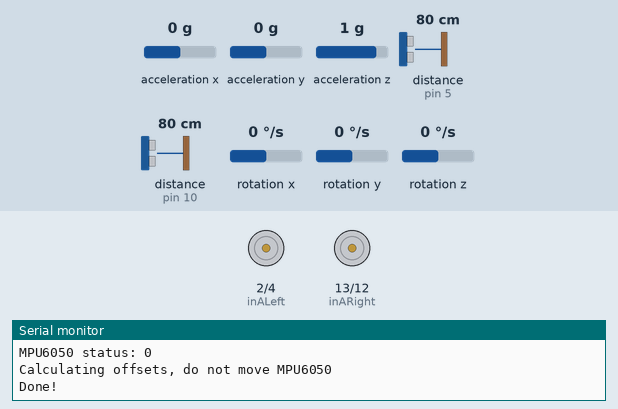
This sketch was run on a simulated Arduino Uno, built with avr-gcc and run on an emulated ATmega328P. Parts: motor-driver pin pairs drawn as motors (green arrow = first pin HIGH = forward, orange = second pin HIGH = backward, longer = more drive, scaled by the enable pin), the last lines printed to the serial monitor. Wiring (inferred from the names in the program): 2 × ultrasonic range finder: trigger pin 6, echo pin 5 / trigger pin 9, echo pin 10. The test bench sets the inputs (shaded band); at power-on: distance to the obstacle (sensors on pin 10, pin 5) 80 cm, rotation z 0 °/s, acceleration x 0 g, acceleration y 0 g, acceleration z 1 g, rotation x 0 °/s, rotation y 0 °/s. The echo pulse lasts 58.3 µs per cm.

Above: at 3.2 s.
3.3 s: distance to the obstacle (sensor on pin 10) set to 250 cm
6.3 s: rotation z set to 36 °/s
At 8.0 s:
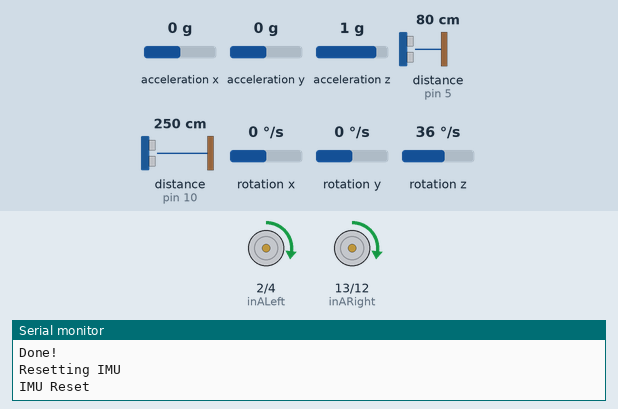
9.3 s: rotation z set to 44 °/s
At 16.7 s:
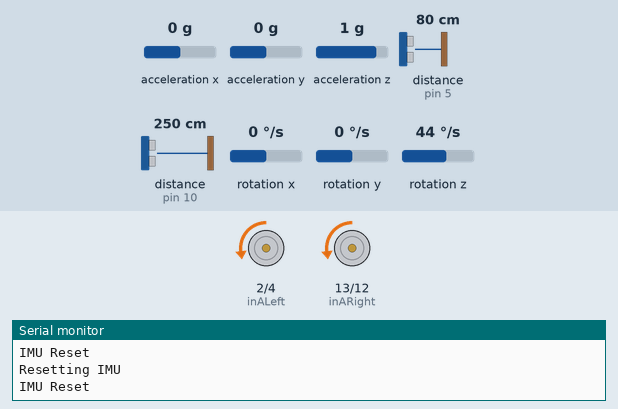
Timing chart, 0 to 17.0 s (numbered marks = the images above; inputs shaded):
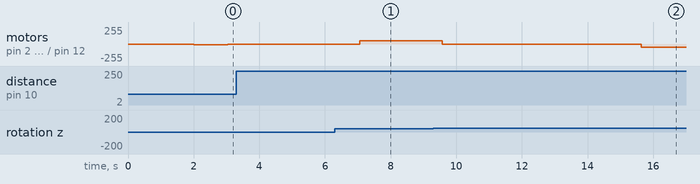

Measured:
- the behaviour switches between 41 and 42 °/s on rotation z (found by bisection; images 1 and 2)

The sketch:

Robot_Code_copy_20230317105936.ino
```cpp
// #include <FiniteStateMachine.h>
#include "Wire.h"
#include <MPU6050_light.h>
MPU6050 mpu(Wire);

//define states and working functions
//motor states
// State STOP = State(stop);
// State WALL_APPROACH = State(wall_approach);
// State WALL_ENGAGE = State(wall_engage);
// State WALL_UP = State(wall_up);
// State WALL_DOWN = State(wall_down);
// State WALL_DISENGAGE = State(wall_disengage);
// State BASE_SEARCH = State(base_search);
// State BASE_FOUND = State(base_found);

//initiate state machine
// FSM Motor = FSM(STOP);

//Define Ultrasonic Pins
const int echoPinLeft = 5;
const int trigPinLeft = 6;
const int trigPinRight = 9;
const int echoPinRight = 10;

//Define Motor Pins
const int inALeft = 2;
const int inBLeft = 4;
const int pwmLeft = 3;
const int inARight = 13;
const int inBRight = 12;
const int pwmRight = 11;

//constants
const int wallToRamp = 151;
const int courseWidth = 248;
const int courseHeight = 220;
const float halfWallToRamp = 75.5;
const float offset = 14.5;
const int currentState = "BASE_SEARCH";

bool inState;

void setup() {
  inState = false;

  Serial.begin(9600);
  Wire.begin();
  byte status = mpu.begin();
  Serial.print(F("MPU6050 status: "));
  Serial.println(status);
  while (status != 0) { } // stop everything if could not connect to MPU6050
  Serial.println(F("Calculating offsets, do not move MPU6050"));
  delay(1000);
  mpu.calcOffsets(); // gyro and accelero
  Serial.println("Done!\n");

//Initialize Left Ultrasonic Sensor
  pinMode(trigPinLeft, OUTPUT);
  pinMode(echoPinLeft, INPUT);

//Initialize Right Ultrasonic Sensor
  pinMode(trigPinRight, OUTPUT);
  pinMode(echoPinRight, INPUT);

//Initialize Left Motor
  pinMode(inALeft, OUTPUT);
  pinMode(inBLeft, OUTPUT);
  pinMode(pwmLeft, OUTPUT);

//Initialize Right Motor
  pinMode(inARight, OUTPUT);
  pinMode(inBRight, OUTPUT);
  pinMode(pwmRight, OUTPUT);

// keep motors off initially
  digitalWrite(inALeft, LOW);
  digitalWrite(inBLeft, LOW);
  digitalWrite(inARight, LOW);
  digitalWrite(inBRight, LOW);
}


void loop(){

  if(inState == false){

    inState = true;

    // if(Motor.isInState(STOP)){
    //   Motor.transitionTo(WALL_APPROACH);
    // } else if(Motor.isInState(WALL_APPROACH)){
    //   Motor.transitionTo(WALL_ENGAGE);
    // } else if(Motor.isInState(WALL_ENGAGE)){
    //   Motor.transitionTo(WALL_UP);
    // } else if(Motor.isInState(WALL_UP)){
    //   Motor.transitionTo(WALL_DOWN);
    // } else if(Motor.isInState(WALL_DOWN){
    //   Motor.transitionTo(BASE_SEARCH);
    // }
    if(currentState == "BASE_SEARCH"){
      // Motor.transitionTo(BASE_FOUND);
      base_search();
    }


  }
}

double read_distance(int trigPin, int echoPin){
  long duration;
  double distance, totalDistance, averageDistance;

  for(int i = 0; i < 100; i++){
    digitalWrite(trigPin, LOW);

    delayMicroseconds(2);

    digitalWrite(trigPin, HIGH);

    delayMicroseconds(10);

    digitalWrite(trigPin, LOW);

    duration = pulseIn(echoPin, HIGH);

    distance = (duration * 0.034 / 2);

    totalDistance += distance;
  }

  averageDistance = totalDistance / 100;

  return averageDistance;
}

double average_distance(){
  return 1.0247 * ( read_distance(trigPinLeft, echoPinLeft) + read_distance(trigPinRight, echoPinRight) ) / 2;
}

void move_forward(int speed){
    analogWrite(pwmLeft, speed);
    analogWrite(pwmRight, speed);
    digitalWrite(inALeft, HIGH);
    digitalWrite(inBLeft, LOW);
    digitalWrite(inARight, HIGH);
    digitalWrite(inBRight, LOW);
}

void move_backward(int speed){
    analogWrite(pwmLeft, speed);
    analogWrite(pwmRight, speed);
    digitalWrite(inALeft, LOW);
    digitalWrite(inBLeft, HIGH);
    digitalWrite(inARight, LOW);
    digitalWrite(inBRight, HIGH);
}

void rotate_clockwise(){
    analogWrite(pwmLeft, 50);
    analogWrite(pwmRight, 50);
    digitalWrite(inALeft, HIGH);
    digitalWrite(inBLeft, LOW);
    digitalWrite(inARight, HIGH);
    digitalWrite(inBRight, LOW);
}

void rotate_counterclockwise(){
    analogWrite(pwmLeft, 50);
    analogWrite(pwmRight, 50);
    digitalWrite(inALeft, LOW);
    digitalWrite(inBLeft, HIGH);
    digitalWrite(inARight, LOW);
    digitalWrite(inBRight, HIGH);
}

void motor_stop(){
    analogWrite(pwmLeft, 0);
    analogWrite(pwmRight, 0);
    digitalWrite(inALeft, LOW);
    digitalWrite(inBLeft, LOW);
    digitalWrite(inARight, LOW);
    digitalWrite(inBRight, LOW);

}

// void straighten(){
//   if(read_distance(trigPinLeft, echoPinLeft) / read_distance(trigPinRight, echoPinRight) > (1 + /*RELATIVE ERROR */) || read_distance(trigPinLeft, echoPinLeft) / read_distance(trigPinRight, echoPinRight) < (1 - /*RELATIVE ERROR */)){
//       while(read_distance(trigPinLeft, echoPinLeft) / read_distance(trigPinRight, echoPinRight) > (1 + /*RELATIVE ERROR */) || read_distance(trigPinLeft, echoPinLeft) / read_distance(trigPinRight, echoPinRight) < (1 - /*RELATIVE ERROR */)){
//         if (read_distance(trigPinLeft, echoPinLeft) < read_distance(trigPinRight, echoPinRight)){
//           // decrease power in RM
//           int multiplier = read_distance(trigPinLeft, echoPinLeft) / read_distance(trigPinRight, echoPinRight);
//           analogWrite(pwmLeft, 100);
//           analogWrite(pwmRight, (multiplier*100));
//         }
//         else {
//           // decrease power in LM
//           int multiplier = read_distance(trigPinRight, echoPinRight) / read_distance(trigPinLeft, echoPinLeft);
//           analogWrite(pwmLeft, (multiplier*100));
//           analogWrite(pwmRight, 100);
//         }

//       }
//   }

//   //whats the multiplier to fix for Absolute error? If same as relative error then can use above block ^^^^ if not then use below to create new logic

//   // if(abs(read_distance(trigPinLeft, echoPinLeft) - read_distance(trigPinRight, echoPinRight)) > /*ABSOLUTE ERROR*/){
//   //   if (read_distance(trigPinLeft, echoPinLeft) < read_distance(trigPinRight, echoPinRight)){
//   //     // decrease power in RM
//   //     int multiplier = read_distance(trigPinLeft, echoPinLeft) / read_distance(trigPinRight, echoPinRight);
//   //     analogWrite(pwmLeft, 100);
//   //     analogWrite(pwmRight, (multiplier*100));
//   //   }
//   //   else {
//   //     // decrease power in LM
//   //     int multiplier = read_distance(trigPinRight, echoPinRight) / read_distance(trigPinLeft, echoPinLeft);
//   //     analogWrite(pwmLeft, (multiplier*100));
//   //     analogWrite(pwmRight, 100);
//   //   }

//   // }

//   move_forward();
// }

void imu_straighten(){
  //use IMU to detect angle change and correct it
}

void reset_imu(){
    Serial.println(F("Resetting IMU"));
    delay(1000);
    mpu.calcOffsets();
    Serial.println("IMU Reset");
}


void wall_approach(){
  move_forward(20);
  while(average_distance() < 50){
  }

  inState = false;
}

void wall_engage(){
  move_forward(50);
  while(average_distance()  > 5){
    // straighten();
  }

  inState = false;
}


void wall_up(){
  move_forward(100);
  while(average_distance() < 20){
    // straighten();
  }

  move_forward(50);
  while(average_distance() < 20){
    // straighten();
  }

  inState = false;
}


void wall_down(){
  move_forward(50);
  while(average_distance() > 5){

    // if(/*velocity > 2 && acceleration > 0*/){
    // //MOTOR LEFT REDUCE TORQUE
    // //MOTOR RIGHT REDUCE TORQUE
    // }
  }

  inState = false;
}

void base_search(){

  move_backward(10);

  while(average_distance() > (courseHeight -  (wallToRamp / 2))){
  }

  motor_stop();

  float expectedX = courseHeight - (wallToRamp / 2);

  float x = average_distance();

  if(x < expectedX){
    motor_stop();
    return;
  }

  reset_imu();

  rotate_clockwise();
  while(mpu.getAngleZ() < 90){
    mpu.update();
  }

  motor_stop();


  float yRight = average_distance();
  float yLeft = courseWidth - average_distance() - (2 * offset);
  float maxAngleLeft = atan(x/yLeft);
  float maxAngleRight = atan(x/yRight);

  reset_imu();

  rotate_counterclockwise();

  //REGION 1

  while(mpu.getAngleZ() < maxAngleRight){
    if(average_distance() < yRight ){
      motor_stop();
      break;
    }
  }

  //REGION 2

  while( mpu.getAngleZ() < (180 - maxAngleLeft) ){
    if(average_distance()  < x ){
      motor_stop();
      break;
    }
  }

  //REGION 3

  while( mpu.getAngleZ() < 180 ){
    if(average_distance() < yLeft){
      motor_stop();
      break;
    }
  }

  motor_stop();

  //FACE FORWARD

  reset_imu();

  rotate_clockwise();

  while( mpu.getAngleZ() != 90 ){
  }

  motor_stop();

  move_backward(50);
  while(average_distance() != (courseHeight - wallToRamp)){
  }

  motor_stop();

  x -= (wallToRamp / 2); // or x = /* HEIGHT OF COURSE */ - average_distance() - /*  OFFSET */

  maxAngleLeft = atan(x/yLeft);
  maxAngleRight = atan(x/yRight);

  rotate_counterclockwise();
  while(mpu.getAngleZ() != 0 ){
  }

  motor_stop();

  rotate_clockwise();

  //REGION 3

  while( mpu.getAngleZ() < maxAngleLeft ){
    if(average_distance() < yLeft ){
      motor_stop();
      break;
    }
  }

  //REGION 2

  while( mpu.getAngleZ() < (180-maxAngleRight) ){
    if(average_distance() < x ){
      motor_stop();
      break;
    }
  }

  //REGION 1

  while( mpu.getAngleZ() < 180  ){
    if(average_distance() < yRight ){
      motor_stop();
      break;
    }
  }

  inState = false;

}

void base_found(){
  move_backward(50);

  while(average_distance() > 5){
    // straighten();
  }

  motor_stop();
}
```
